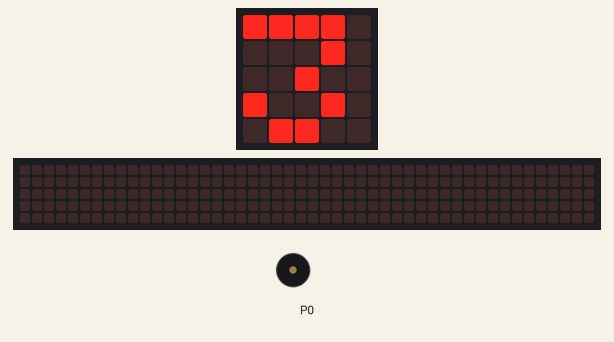
This program was run on a simulated BBC micro:bit (MakeCode). Parts: the board's 5×5 LED display, a strip that is not on the board, showing the scrolling text unrolled, buzzer (waves = sounding). The 48×5 strip is a reading aid, not a part: it shows the text the display is scrolling, unrolled, one strip-width of it at a time. At 5.8 s the program stops and its outputs stay as they are.

Above: at 0.2 s.
At 1.8 s:
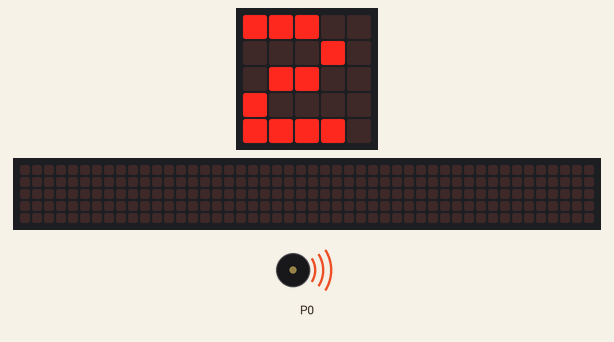
At 2.7 s:
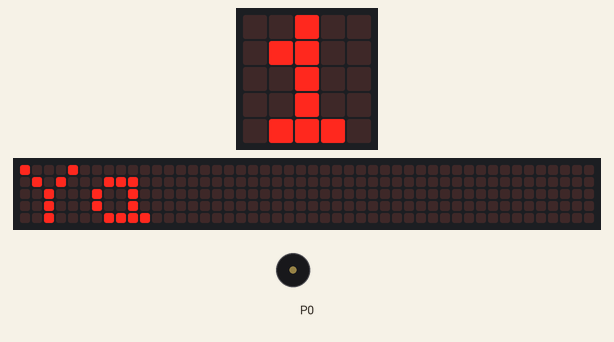
At 5.1 s:
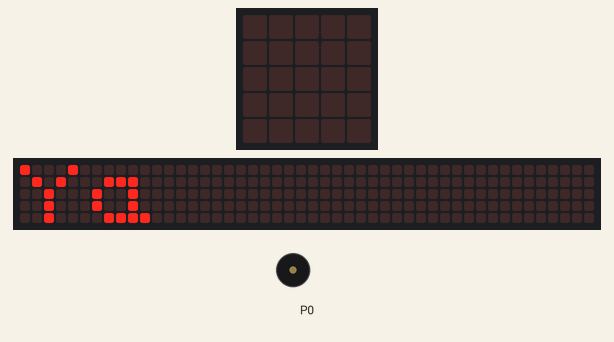
Timing chart, 0 to 7.3 s (numbered marks = the images above):
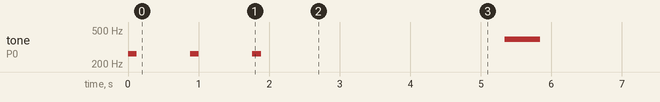

The program:

main.ts
```typescript
for (let índice = 0; índice <= 2; índice++) {
    music.play(music.tonePlayable(262, music.beat(BeatFraction.Quarter)), music.PlaybackMode.UntilDone)
    basic.showNumber(3 - índice)
}
basic.showString("Ya")
music.play(music.tonePlayable(392, music.beat(BeatFraction.Whole)), music.PlaybackMode.UntilDone)
```

test.ts
```typescript
// aquí va el archivo "tests"; esto no se compilará cuando este paquete se utilice como una extensión.
```

Measured:
- what the display in image 0 shows lasts 0.9 s, from 0.1 s to 1.0 s
